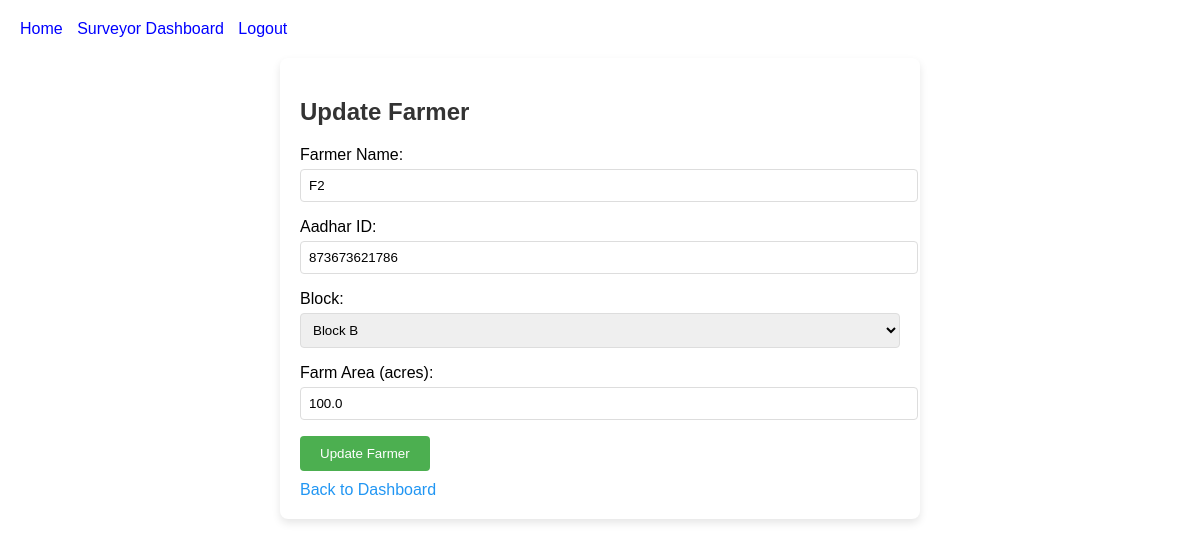
The app's page /farmers/18/update/ (signed in) with its own data.
### farmers/models.py (models this page shows, shortened)
class Farmer(models.Model):
    name = models.CharField(max_length=100)
    aadhar_id = models.CharField(
        max_length=12,
        unique=True,
        validators=[validate_aadhar_id],
        help_text="Enter a 12-digit numeric Aadhar ID."
    )
    block = models.ForeignKey('Block', on_delete=models.CASCADE, related_name='farmers')
    surveyor = models.ForeignKey(User, on_delete=models.CASCADE, related_name='farmers')
    farm_area = models.FloatField()
    created_at = models.DateTimeField()
    last_updated_at = models.DateTimeField(auto_now=True)
    created_by = models.ForeignKey(User, on_delete=models.SET_NULL, null=True, related_name='farmers_created')
    last_updated_by = models.ForeignKey(User, on_delete=models.SET_NULL, null=True, related_name='farmers_updated')
    image = models.ImageField(upload_to='farmer_images/', null=True, blank=True, default='farmer_images/default.jpg')
    aadhar_image = models.ImageField(upload_to='aadhar_images/', null=True, blank=True)
    class Meta:
        indexes = [models.Index(fields=['surveyor', 'block']), models.Index(fields=['created_by'])]

class Block(models.Model):
    name = models.CharField(max_length=100, unique=True)
    class Meta:
        pass
    def __str__(self):
        return self.name

### farmers/views.py (the view)
# urls.py: path('farmers/<int:id>/update/', views.farmer_update, name='farmer_update'),
def farmer_update(request, id):
    farmer = get_object_or_404(Farmer, id=id)
    if request.user != farmer.surveyor and not request.user.is_superuser:
        return redirect('login')
    if request.method == 'POST':
        form = FarmerForm(request.POST, instance=farmer, surveyor=request.user)
        if form.is_valid():
            form.save()
            messages.success(request, "Farmer updated successfully.")
            return redirect('surveyor_dashboard')  # Redirect to dashboard, not profile
    else:
        form = FarmerForm(instance=farmer, surveyor=request.user)
    return render(request, 'farmers/farmer_update.html', {'form': form, 'farmer': farmer})

### farmers/forms.py (shortened to what this page needs)
class FarmerForm(forms.ModelForm):
    aadhar_id = forms.CharField(
        max_length=12,
        min_length=12,
        required=True,
        validators=[RegexValidator(r'^\d{12}$', 'Aadhar ID must be a 12-digit number.')],
        error_messages={
            'required': 'Aadhar ID is required.',
            'max_length': 'Aadhar ID must be exactly 12 digits.',
            'min_length': 'Aadhar ID must be exactly 12 digits.',
        },
        label='Aadhar ID'
    )
    class Meta:
        model = Farmer
        fields = ['name', 'aadhar_id', 'block', 'farm_area']
        labels = {
            'name': 'Farmer Name',
            'aadhar_id': 'Aadhar ID',
            'block': 'Block',
            'farm_area': 'Farm Area (acres)',
        }
    def __init__(self, *args, surveyor=None, **kwargs):
        super().__init__(*args, **kwargs)
        if surveyor:
            self.fields['block'].queryset = Block.objects.filter(id=surveyor.profile.block.id)
            self.fields['block'].initial = surveyor.profile.block
            self.fields['block'].widget.attrs['readonly'] = True
            self.surveyor = surveyor

### farmers/templates/farmers/farmer_update.html (shortened to what this page needs)
{% extends 'farmers/base.html' %} {% block content %}
<div class="form-container">
  <h2 style="color: #333">Update Farmer</h2>
  <form method="post">
    <div class="form-group">{{ form.as_p }}</div>
    <button type="submit" class="btn">Update Farmer</button>
  </form>
  <a
    href="{% url 'surveyor_dashboard' %}"
    style="
      display: inline-block;
      margin-top: 10px;
      color: #2196f3;
      text-decoration: none;
    "
    >Back to Dashboard</a
  >
</div>
{% endblock %}

### farmers/templates/farmers/farmer_update.html (style rules this page uses)
.form-container { max-width: 600px; margin: 20px auto; padding: 20px; background: #fff; border-radius: 8px; box-shadow: 0 4px 8px rgba(0, 0, 0, 0.1); }
.form-group { margin-bottom: 15px; }
.form-group label { display: block; margin-bottom: 5px; }
.form-group input, .form-group select { width: 100%; padding: 8px; border: 1px solid #ddd; border-radius: 4px; }
.btn { padding: 10px 20px; background-color: #4caf50; color: white; border: none; border-radius: 4px; cursor: pointer; }

### records on screen
Farmer: name "F2", aadhar_id "873673621786", block "Block B", farm_area "100.0"
